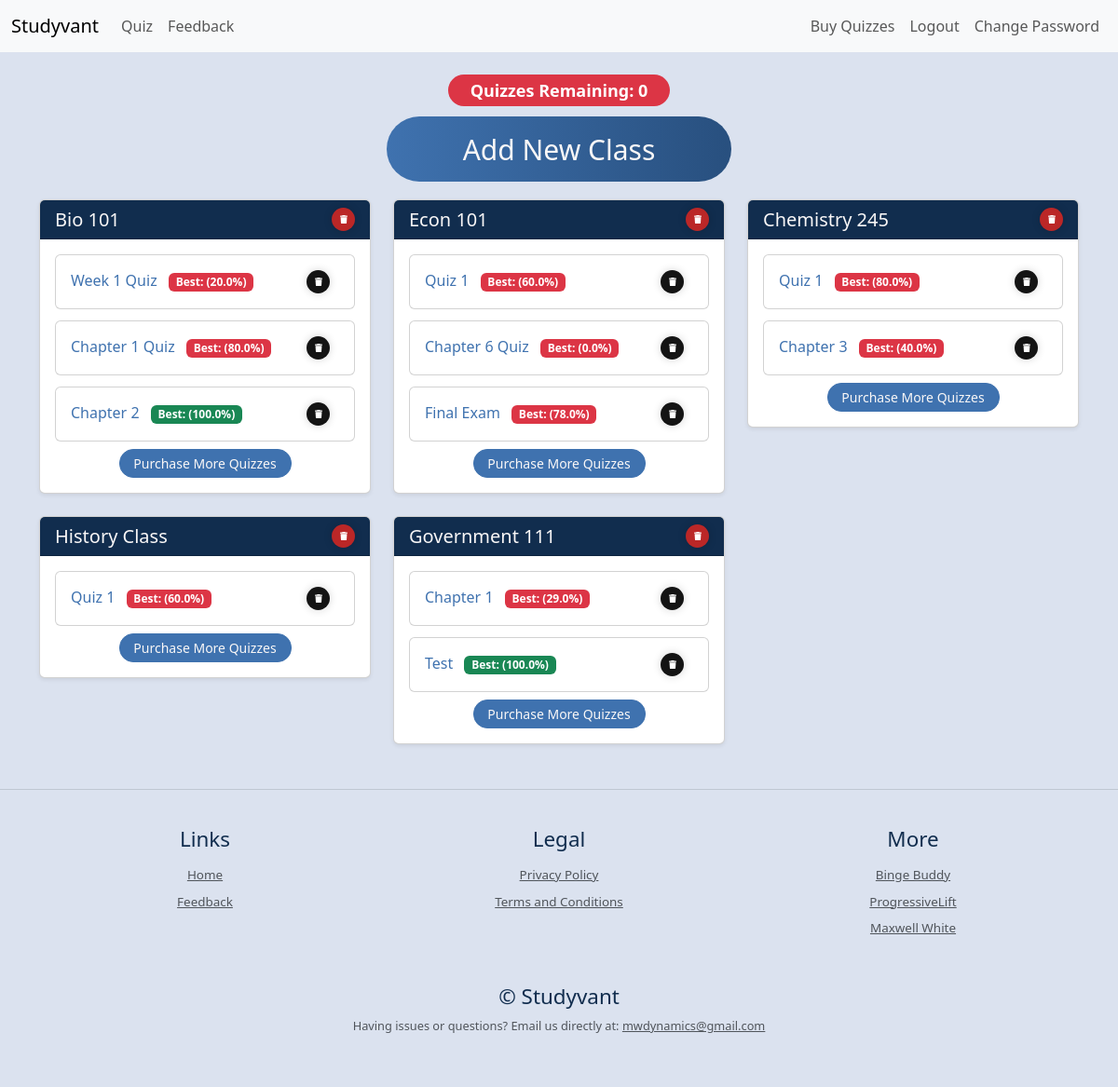
/quiz-selector (signed in), run on the app's committed database.
### main.py (models this page shows)
class User(UserMixin, db.Model):
    __tablename__ = "users"
    id: Mapped[int] = mapped_column(Integer, primary_key=True)
    email: Mapped[str] = mapped_column(String(100), unique=True)
    password: Mapped[str] = mapped_column(String(100))
    name: Mapped[str] = mapped_column(String(100))
    premium_level: Mapped[int] = mapped_column(Integer)
    date_of_signup: Mapped[Date] = mapped_column(Date)
    end_date_premium: Mapped[Date] = mapped_column(Date)
    points: Mapped[int] = mapped_column(Integer)
    quiz_count: Mapped[int] = mapped_column(Integer)
    verified: Mapped[bool] = mapped_column(Integer, default=False)
    verification_token: Mapped[str] = mapped_column(String(100), nullable=True)

class ClassList(db.Model):
    __tablename__ = "class_list"
    id: Mapped[int] = mapped_column(Integer, primary_key=True)
    user_id: Mapped[int] = mapped_column(Integer, db.ForeignKey("users.id"))
    class_name: Mapped[str] = mapped_column(String(250), unique=False, nullable=False)

class Quiz(db.Model):
    __tablename__ = "quizzes"
    id: Mapped[int] = mapped_column(Integer, primary_key=True)
    user_id: Mapped[int] = mapped_column(Integer, db.ForeignKey("users.id"))
    quiz_json: Mapped[str] = mapped_column(JSON())
    title: Mapped[str] = mapped_column(String())
    class_name: Mapped[str] = mapped_column(String(250), unique=False, nullable=False)
    total_questions: Mapped[int] = mapped_column(Integer)
    best_score: Mapped[int] = mapped_column(Integer)

### main.py (the view)
@app.route('/quiz-selector', methods=["GET", "POST"])
def quiz_selector():
    form = NoteInput()
    if not current_user.is_authenticated:
        return redirect(url_for('login'))
    elif current_user.is_authenticated:
        class_list = ClassList.query.filter_by(user_id=current_user.id).all()
    quizzes = Quiz.query.filter_by(user_id=current_user.id).all()
    return render_template("quiz_selector.html", form=form, class_list=class_list, quizzes=quizzes)

### main.py (called while the page is built)
@login_manager.user_loader
def load_user(user_id):
    return db.get_or_404(User, user_id)

### templates/quiz_selector.html (shortened to what this page needs)
{% include "header.html" %}
{% block content %}
<div class="container mt-4">
    <div class="text-center mb-3">
        <div class="quiz-counter">
            <h4 class="mb-3">
                <span class="badge {% if current_user.quiz_count >= 1 and current_user.quiz_count <= 5  %}bg-warning{% elif current_user.quiz_count ==0 %}bg-danger{% else %}bg-success{% endif %} rounded-pill px-4 py-2"
                      data-bs-toggle="tooltip"
                      data-bs-placement="top"
                      title="Number of AI-generated quizzes you can create">
                    Quizzes Remaining: {{ current_user.quiz_count }}
                </span>
            </h4>
        </div>
        <button type="button" class="create_class_button" data-bs-toggle="modal" data-bs-target="#addClassModal">
            Add New Class
        </button>
    </div>
    {%if not current_user.is_authenticated%}
        <div class="text-center mt-4">
            <h3 class="mb-4">Please login to view your quizzes</h3>
        </div>
    {% else %}
        {% if class_list %}
            <div class="row">
            {% for class in class_list %}
            <div class="col-md-4 mb-4">
                <div class="card shadow-sm">
                    <div class="card-header d-flex justify-content-between align-items-center">
                        <h5 class="card-title mb-0">{{ class.class_name }}</h5>
                        <div class="d-flex gap-2">
                            <form action="{{ url_for('delete_class', class_name=class.class_name) }}" method="POST" onsubmit="return confirm('Are you sure you want to delete this class? This will permanently delete all quizzes in this class.');" class="m-0">
                                <button type="submit" class="delete_class_button" aria-label="Delete class">
                                    <svg viewBox="0 0 448 512" class="svgIcon">
                                        <path d="M135.2 17.7L128 32H32C14.3 32 0 46.3 0 64S14.3 96 32 96H416c17.7 0 32-14.3 32-32s-14.3-32-32-32H320l-7.2-14.3C307.4 6.8 296.3 0 284.2 0H163.8c-12.1 0-23.2 6.8-28.6 17.7zM416 128H32L53.2 467c1.6 25.3 22.6 45 47.9 45H346.9c25.3 0 46.3-19.7 47.9-45L416 128z" />
                                    </svg>
                                </button>
                            </form>
                        </div>
                    </div>
                    <div class="card-body">
                        {% set class_quizzes = quizzes|selectattr('class_name', 'equalto', class.class_name)|list %}
                        {% if class_quizzes %}
                            <div class="row g-2">
                                {% for quiz in class_quizzes %}
                                <div class="col-12 mb-1">
                                    <div class="card">
                                        <div class="card-body">
                                            <div class="d-flex justify-content-between align-items-center">
                                                <h6 class="card-title mb-0">
                                                    <a href="{{ url_for('quiz', quiz_id=quiz.id) }}" class="text-decoration-none">
                                                        {{ quiz.title }}
                                                    </a>
                                                        <span class="badge {% if (quiz.best_score / quiz.total_questions * 100)|round == 100 %}bg-success{% else %}bg-danger{% endif %} ms-2">Best: ({{ (quiz.best_score / quiz.total_questions * 100)|round }}%)</span>
                                                </h6>
                                                <form action="{{ url_for('delete_quiz', quiz_id=quiz.id) }}" method="POST" onsubmit="return confirm('Are you sure you want to delete this quiz? This will permanently delete this quiz and cannot be retrieved.');">
                                                    <button type="submit" class="delete_quiz_button" aria-label="Delete quiz">
                                                        <svg viewBox="0 0 448 512" class="svgIcon">
                                                            <path d="M135.2 17.7L128 32H32C14.3 32 0 46.3 0 64S14.3 96 32 96H416c17.7 0 32-14.3 32-32s-14.3-32-32-32H320l-7.2-14.3C307.4 6.8 296.3 0 284.2 0H163.8c-12.1 0-23.2 6.8-28.6 17.7zM416 128H32L53.2 467c1.6 25.3 22.6 45 47.9 45H346.9c25.3 0 46.3-19.7 47.9-45L416 128z" />
                                                        </svg>
                                                    </button>
                                                </form>
                                            </div>
                                        </div>
                                    </div>
                                </div>
                                {% endfor %}
                            </div>
                            {% if current_user.quiz_count > 0 %}
                            <div class="text-center mt-1">
                                <button type="button" class="add_quiz_button btn btn-sm btn-primary" data-bs-toggle="modal" data-bs-target="#createQuizModal" data-class-name="{{ class.class_name }}">
                                    Add New Quiz
                                </button>
                            </div>
                            {% else %}
                            <div class="text-center mt-1">
                                <a href="{{ url_for('price_page') }}" class="add_quiz_button btn btn-sm btn-primary">
                                    Purchase More Quizzes
                                </a>
                            </div>
                            {% endif %}
                        {% endif %}
                    </div>
                </div>
            </div>
            {% endfor %}
        </div>
    {% else %}
        <div class="text-center mt-4">
            <h3 class="mb-4">No Classes Added Yet</h3>
            <p>Click the button above to add your first class!</p>
        </div>
    {% endif %}
    {% endif %}
</div>
{% endblock %}
{% include "footer.html" %}

### templates/header.html (shortened to what this page needs)
<!doctype html>
<html lang="en" data-bs-theme="auto">
  <head><script src="../assets/js/color-modes.js"></script>
    <link rel="stylesheet" href="https://cdn.jsdelivr.net/npm/@docsearch/css@3">
    <link href="static/css/bootstrap.min.css" rel="stylesheet">
    <link href="https://cdn.jsdelivr.net/npm/bootstrap@5.3.3/dist/css/bootstrap.min.css" rel="stylesheet">
    <link rel="stylesheet" href="static/css/style.css"/>
<nav class="navbar navbar-expand-lg bg-body-tertiary">
  <div class="container-fluid">
    <a class="navbar-brand">Studyvant</a>
    <div class="collapse navbar-collapse" id="navbarNav">
      <ul class="navbar-nav">
        {% if current_user.is_authenticated: %}
        <li class="nav-item">
          <a class="nav-link" aria-current="page" href="{{url_for('quiz_selector') }}">Quiz</a>
        </li>
        <li class="nav-item">
          <a class="nav-link" href="{{url_for('feedback') }}">Feedback</a>
        </li>
        {% endif %}
      </ul>
      <ul class="navbar-nav ms-auto">
        {% if current_user.is_authenticated: %}
        <li class="nav-item">
          <a class="nav-link" href="{{url_for('price_page') }}">Buy Quizzes</a>
        </li>
        <li class="nav-item">
          <a class="nav-link" href="{{url_for('logout') }}">Logout</a>
        </li>
        <li class="nav-item">
          <a class="nav-link" href="{{url_for('change_password') }}">Change Password</a>
        </li>
        {%endif%}
      </ul>
    </div>
  </div>
</nav>

### templates/footer.html (shortened to what this page needs)
<hr class="my-4 border-secondary">
<footer class="py-3 my-4">
  <div class="container">
    <div class="row">
      <div class="col-md-4">
        <h6 class="text-white">Links</h6>
        <ul class="nav flex-column">
          <li class="nav-item"><a href="{{url_for('home_page')}}" class="nav-link2 px-2 text-body-secondary" style="font-size: 0.7em;">Home</a></li>
          <li class="nav-item"><a href="{{url_for('feedback')}}" class="nav-link2 px-2 text-body-secondary" style="font-size: 0.7em;">Feedback</a></li>
        </ul>
        <br>
      </div>
      <div class="col-md-4">
        <h6 class="text-white">Legal</h6>
        <ul class="nav flex-column">
          <li class="nav-item"><a href="{{url_for('privacy_policy')}}" class="nav-link2 px-2 text-body-secondary" style="font-size: 0.7em;">Privacy Policy</a></li>
          <li class="nav-item"><a href="{{url_for('terms_and_conditions')}}" class="nav-link2 px-2 text-body-secondary" style="font-size: 0.7em;">Terms and Conditions</a></li>
        </ul>
        <br>
      </div>
      <div class="col-md-4">
        <h6 class="text-white">More</h6>
        <ul class="nav flex-column">
          <li class="nav-item"><a href="https://bingebuddy.us/" class="nav-link2 px-2 text-body-secondary" target="_blank" rel="noopener noreferrer" style="font-size: 0.7em;">Binge Buddy</a></li>
          <li class="nav-item"><a href="https://progressivelift.com/" class="nav-link2 px-2 text-body-secondary" target="_blank" rel="noopener noreferrer" style="font-size: 0.7em;">ProgressiveLift</a></li>
          <li class="nav-item"><a href="https://indiepa.ge/maxwellwhite" class="nav-link2 px-2 text-body-secondary" target="_blank" rel="noopener noreferrer" style="font-size: 0.7em;">Maxwell White</a></li>
        </ul>
      </div>
    </div>
  </div>
  <br>
  <br>
  <h5 class="text-center text-white">© Studyvant</h5>
  <div class="text-center">
    <p class="text-body-secondary" style="font-size: 0.8em;">
      Having issues or questions? Email us directly at:
      <a href="mailto:mwdynamics@gmail.com" class="text-body-secondary">mwdynamics@gmail.com</a>
    </p>
  </div>
</footer>

### static/css/style.css (style rules this page uses)
:root { --primary-color: #F9F7F7; --secondary-color: #DBE2EF; --tertiary-color: #3F72AF; --quaternary-color: #112D4E; }

### data on the page
User: quiz_count "0"
ClassList: class_name "Bio 101"
Quiz: title "Week 1 Quiz", (quiz.best_score/quiz.total_questions*100)|round "20.0"
Quiz: title "Chapter 1 Quiz", (quiz.best_score/quiz.total_questions*100)|round "80.0"
Quiz: title "Chapter 2", (quiz.best_score/quiz.total_questions*100)|round "100.0"
ClassList: class_name "Econ 101"
Quiz: title "Quiz 1", (quiz.best_score/quiz.total_questions*100)|round "60.0"
Quiz: title "Chapter 6 Quiz", (quiz.best_score/quiz.total_questions*100)|round "0.0"
Quiz: title "Final Exam", (quiz.best_score/quiz.total_questions*100)|round "78.0"
ClassList: class_name "Chemistry 245"
Quiz: title "Quiz 1", (quiz.best_score/quiz.total_questions*100)|round "80.0"
Quiz: title "Chapter 3", (quiz.best_score/quiz.total_questions*100)|round "40.0"
ClassList: class_name "History Class"
Quiz: title "Quiz 1", (quiz.best_score/quiz.total_questions*100)|round "60.0"
ClassList: class_name "Government 111"
Quiz: title "Chapter 1", (quiz.best_score/quiz.total_questions*100)|round "29.0"
Quiz: title "Test", (quiz.best_score/quiz.total_questions*100)|round "100.0"
